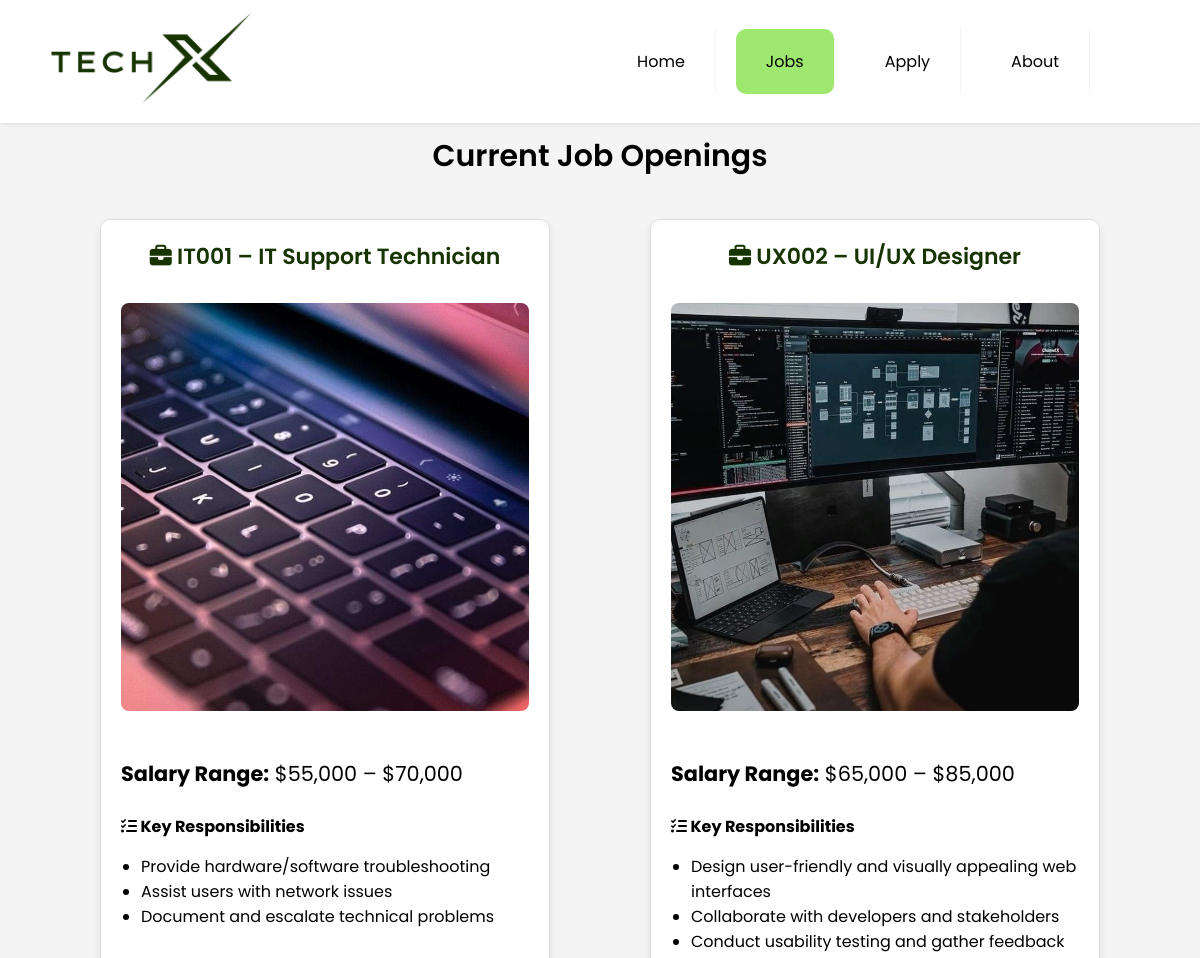
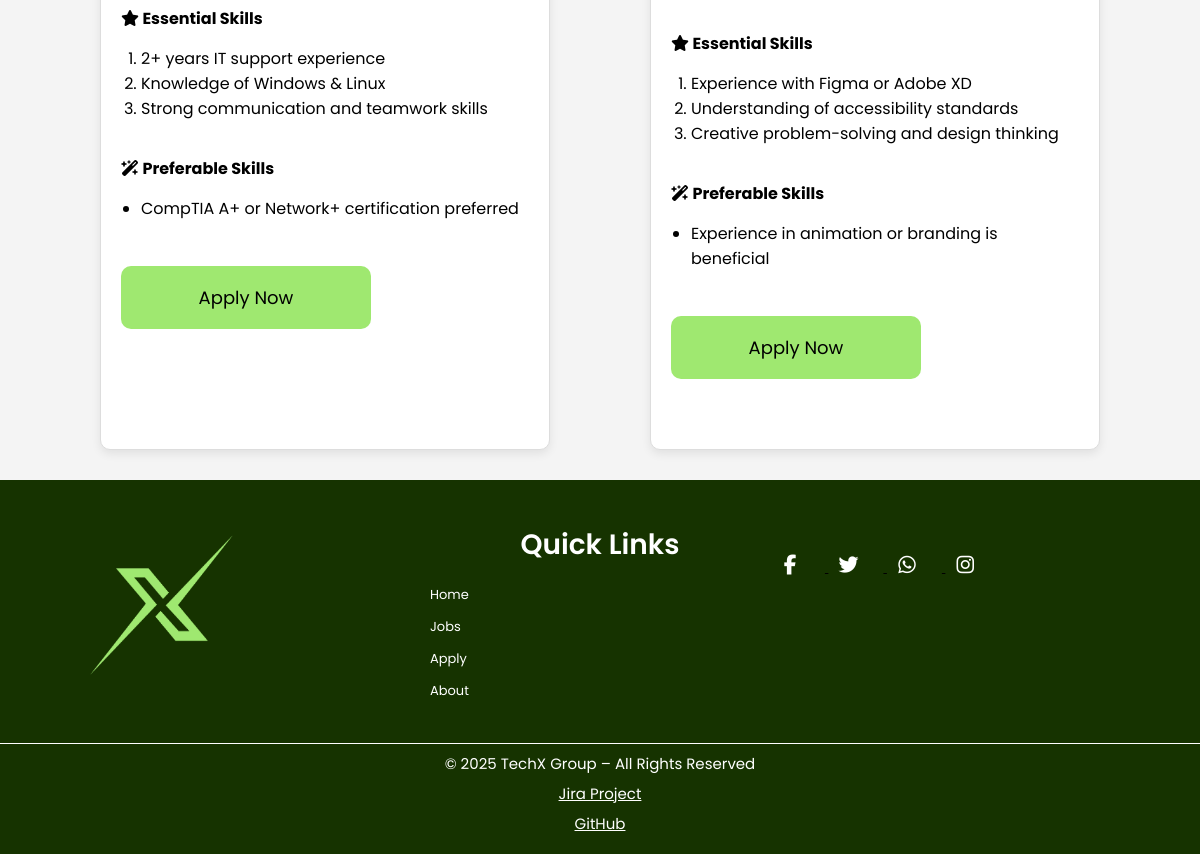
/jobs.php, run on the app's committed database (2 pictures, top to bottom).
### tables this page shows
CREATE TABLE `jobs` (
  `id` int(11) NOT NULL,
  `job_ref` varchar(10) NOT NULL,
  `job_title` varchar(100) NOT NULL,
  `salary_range` varchar(50) NOT NULL,
  `responsibilities` text NOT NULL,
  `essential_skills` text NOT NULL,
  `preferable_skills` text DEFAULT NULL,
  `image` varchar(255) DEFAULT NULL
);

### web/jobs.php (the view, shortened to what this page needs)
<?php
require_once("settings.php");
$conn = @mysqli_connect($host, $user, $pwd, $sql_db);
$query = "SELECT * FROM jobs";
$result = mysqli_query($conn, $query);
?>
<!DOCTYPE html>
<html lang="en">
<?php include("includes/header.inc"); ?>
<body>
<?php include("includes/nav_jobs.inc"); ?>
<main class="container">
    <h1>Current Job Openings</h1>
    <div class="job_container">
        <?php while ($row = mysqli_fetch_assoc($result)) : ?>
            <section class="job-card">
                <h3>
                    <i class="fa-solid fa-briefcase"></i>
                    <?php echo htmlspecialchars($row['job_ref']) . " – " . htmlspecialchars($row['job_title']); ?>
                </h3>
                <?php if (!empty($row['image'])) : ?>
                    <img src="../images/<?php echo htmlspecialchars($row['image']); ?>"
                         width="250"
                         height="350"
                         alt="<?php echo htmlspecialchars($row['job_title']); ?>">
                <?php endif; ?>
                <p><strong>Salary Range:</strong> <?php echo htmlspecialchars($row['salary_range']); ?></p>
                <h4><i class="fa-solid fa-list-check"></i> Key Responsibilities</h4>
                <ul>
                    <?php
                    $resp_items = explode(";", $row['responsibilities']);
                    foreach ($resp_items as $item) {
                        echo "<li>" . htmlspecialchars(trim($item)) . "</li>";
                    }
                    ?>
                </ul>
                <h4><i class="fa-solid fa-star"></i> Essential Skills</h4>
                <ol>
                    <?php
                    $ess_items = explode(";", $row['essential_skills']);
                    foreach ($ess_items as $item) {
                        echo "<li>" . htmlspecialchars(trim($item)) . "</li>";
                    }
                    ?>
                </ol>
                <?php if (!empty($row['preferable_skills'])) : ?>
                    <h4><i class="fa-solid fa-wand-magic-sparkles"></i> Preferable Skills</h4>
                    <ul>
                        <?php
                        $pref_items = explode(";", $row['preferable_skills']);
                        foreach ($pref_items as $item) {
                            echo "<li>" . htmlspecialchars(trim($item)) . "</li>";
                        }
                        ?>
                    </ul>
                <?php endif; ?>
                <a class="primary" href="apply.php">Apply Now</a>
            </section>
        <?php endwhile; ?>
    </div>
</main>
<?php include("includes/footer.inc"); ?>
</body>
</html>

### web/includes/header.inc (shortened to what this page needs)
<head>
	<link href="../styles/styles.css" rel="stylesheet" type="text/css">
</head>

### web/includes/nav_jobs.inc
<div class="container banner">
<header>
    <nav class="res-row nav-header">
        <div class="col-lg-3 nav-logo">
        <img src="../images/logo.png" height="90px" alt="Company_logo"/> </div>
        <div class="col-lg-9 nav-list">
                <a href="index.php">Home</a>
                <a class="active" href="jobs.php">Jobs</a>
                <a href="apply.php">Apply</a>
                <a href="about.php">About</a>
      </div>
    </nav>
</header>

### web/includes/footer.inc (shortened to what this page needs)
<footer class="container">
    <div class="row res-row">
        <div class="col col-lg-4">
            <img src="../images/logo_small.png" width="143" height="140" alt="TechX small logo" />
        </div>
        <div class="col col-lg-4">
            <h2>Quick Links</h2>
            <ul>
                <li><a href="index.php">Home</a></li>
                <li><a href="jobs.php">Jobs</a></li>
                <li><a href="apply.php">Apply</a></li>
                <li><a href="about.php">About</a></li>
            </ul>
        </div>
        <div class="social-icon">
            <a href="https://www.facebook.com/" target="_blank">
                <i class="icon_design fab fa-facebook-f" aria-hidden="true"></i>
            </a>
            <a href="https://x.com/" target="_blank">
                <i class="icon_design fab fa-twitter" aria-hidden="true"></i>
            </a>
            <a href="https://web.whatsapp.com/" target="_blank">
                <i class="icon_design fab fa-whatsapp" aria-hidden="true"></i>
            </a>
            <a href="https://www.instagram.com/" target="_blank">
                <i class="icon_design fab fa-instagram" aria-hidden="true"></i>
            </a>
        </div>
    </div>
    <hr>
    <p class="copyright">© 2025 TechX Group – All Rights Reserved</p>
    <p class="copyright">
        <a href="https://12housew.atlassian.net/jira/software/projects/GROUP5/boards/34?atlOrigin=eyJpIjoiNGE4NmE2MjkyZGU0NDUyYjgxMDZmMjA3Njk2NzVlNGYiLCJwIjoiaiJ9" target="_blank">
            Jira Project
        </a>
    </p>
    <p class="copyright">
        <a href="https://github.com/YatiMoe/TechX_part2.git" target="_new">
            GitHub
        </a>
</footer>

### styles/styles.css (style rules this page uses)
:root { --primary: #223d0de6; --accent: #9fe870; --light: #ffffff; --dark: #000000; }
.job-card { background: #fff; border: 1px solid #ddd; border-radius: 10px; padding: 20px; margin-bottom: 30px; box-shadow: 0 4px 10px rgba(0,0,0,0.08); transition: transform 0.2s; width: 450px; }
.job-card { padding-bottom: 70px !important; position: relative; }
.job-card .primary { display: inline-block; margin-top: 20px; position: relative; z-index: 2; }
.job-card ul, .job-card ol { margin-bottom: 25px; }
.job-card img { width: 100%; height: auto; border-radius: 8px; margin-bottom: 15px; }
.job-card h3 { margin-top: 0; color: #163300; }
.job-card ul, .job-card ol { padding-left: 20px; }
.res-row { display: flex; flex-flow: row wrap; }
[class*=col-] { width: 100%; }
@media only screen and (min-width:992px) { .col-lg-3 { width:25% } }
@media only screen and (min-width:992px) { .col-lg-4 { width:33.33% } }
@media only screen and (min-width:992px) { .col-lg-9 { width:75% } }
:root { --p: calc(10px + 3vw); --h: calc(50px + 3vw); }
* { margin: 0; padding: 0; font-family: 'Poppins',sans-serif; box-sizing: border-box; }
body { background: #fff; color: rgb(0, 0, 0); overflow-x: hidden; }
h1 { font-size: calc(1em + 3.5vw); font-weight: 600; line-height: 5.5vw; margin-bottom: 30px; }
p { font-size: calc(1.3em); }
h2 { font-size: 28px; }
h3 { font-size: 22px; }
.container { width: 100vw; overflow: hidden; }
.banner { height: 100%; overflow: hidden; background-size: 40%; background-repeat: no-repeat; background-position: 100% 100%; }
body { margin: 0; font-family: Helvetica, sans-serif; background-color: #f4f4f4; }
a { color: #000; }
.nav-header { background-color: #fff; box-shadow: 1px 1px 4px 0 rgb(0 0 0 / 10%); padding: 13px 0; align-items: center; }
.nav-logo { text-align: center; }
.nav-list { list-style-type: none; display: flex; flex-direction: row; justify-content: right; align-items: center; height: 100%; flex-wrap: wrap; padding-right: 100px; }
.nav-list > a { text-decoration: none; color: black; padding: 20px 30px; border-right: 1px solid #f4f4f4; margin: 0 10px; }
.nav-list > a:hover , .nav-list > a.active { color: black; background-color: #9fe870; border-radius: 10px; }
.primary { padding: 18px 34px; border: none; text-decoration: none; background: #9fe870; color: black; font-size: 18px; border-radius: 10px; width: 250px; margin-top: 20px; text-align: center; }
h3 ,h2 { text-align: center; font-weight: 600; margin-bottom: 30px; }
h3 { color: #163300; }
.component-content > p,h4 { padding-top: 10px; width: 100%; margin: 15px 0; color: white; }
.job-card > p,h4 { padding-top: 10px; width: 100%; margin: 15px 0; color: black; }
.job_container, .parent_cotainer_why { display: flex; justify-content: space-evenly; }
footer { width: 100%; bottom: 0; background: #163300; color: #fff; padding: 55px 0 10px 0; font-size: 13px; line-height: 20px; }
.row { width: 85%; margin: auto; display: flex; }
.col > ul li { list-style: none; margin-bottom: 12px; }
.col > ul li a { text-decoration: none; color: #fff; }
.icon_design { width: 40px; height: 40px; border-radius: 50%; text-align: center; line-height: 40px; font-size: 20px; color: white; margin-right: 15px; cursor: pointer; }
.container > h1 { text-align: center; font-size: 30px; }
.social-icon { padding-top: 20px; }
hr { width: 100%; border: 0; border-bottom: 1px solid white; margin-top: 30px; }
.copyright { text-align: center; font-size: 15px; margin: 10px 0; }
.copyright > a { color: white; }

### data on the page
jobs: job_ref "IT001", job_title "IT Support Technician", image+job_title (picture), salary_range "$55,000 – $70,000", responsibilities "Provide hardware/software troubleshooting", responsibilities "Assist users with network issues", responsibilities "Document and escalate technical problems", essential_skills "2+ years IT support experience", essential_skills "Knowledge of Windows & Linux", essential_skills "Strong communication and teamwork skills", preferable_skills "CompTIA A+ or Network+ certification preferred"
jobs: job_ref "UX002", job_title "UI/UX Designer", image+job_title (picture), salary_range "$65,000 – $85,000", responsibilities "Design user-friendly and visually appealing web interfaces", responsibilities "Collaborate with developers and stakeholders", responsibilities "Conduct usability testing and gather feedback", essential_skills "Experience with Figma or Adobe XD", essential_skills "Understanding of accessibility standards", essential_skills "Creative problem-solving and design thinking", preferable_skills "Experience in animation or branding is beneficial"
